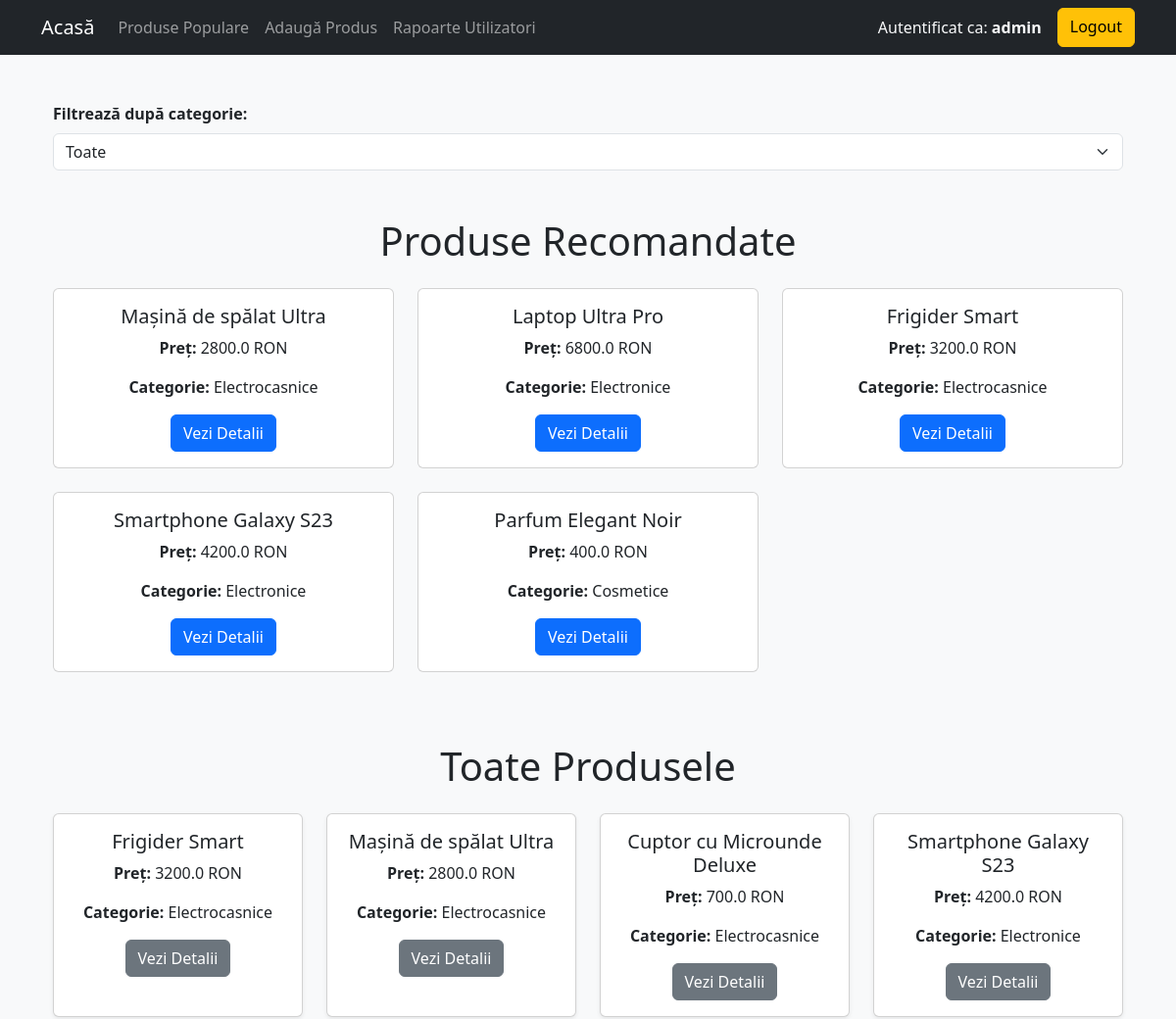
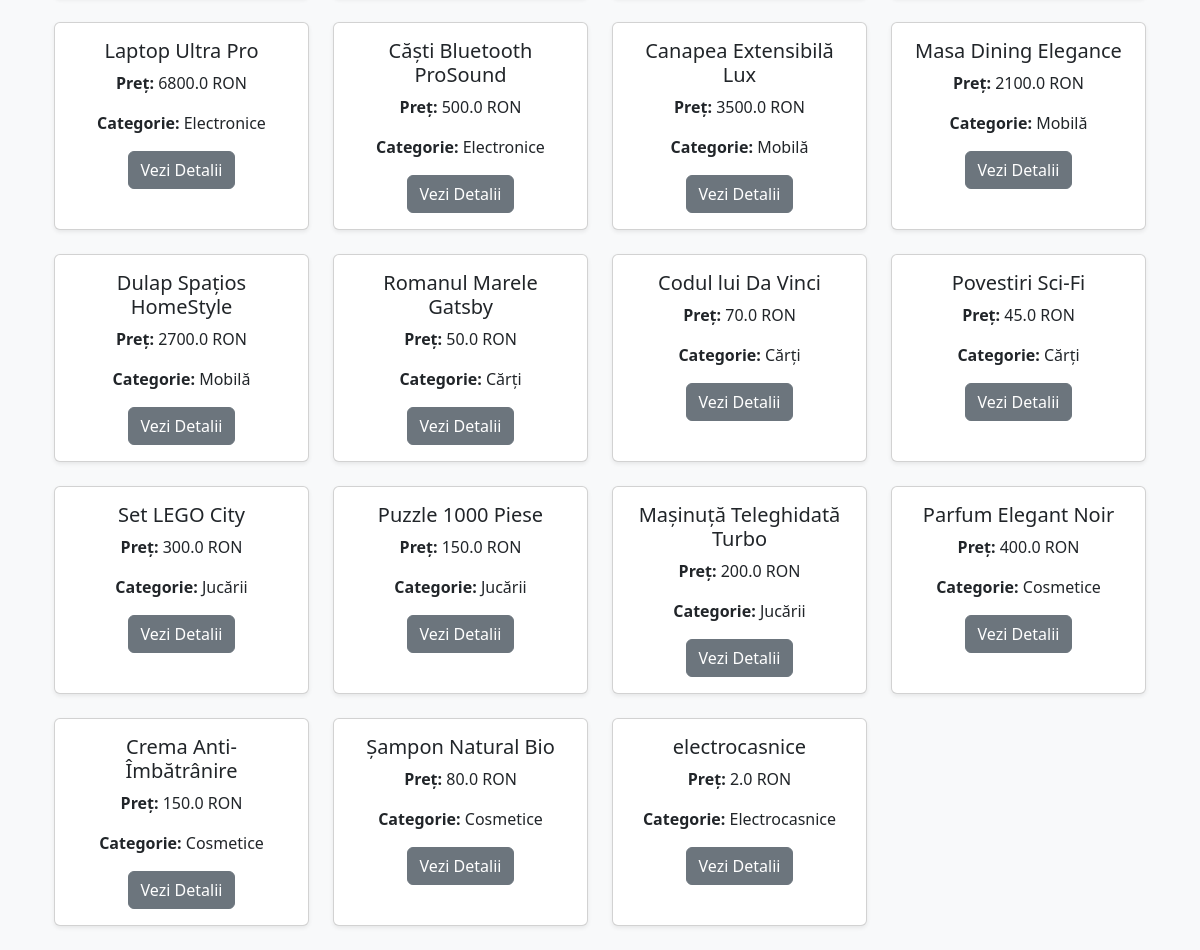
Page / (signed in) on the earlier database version (2 pictures, top to bottom).
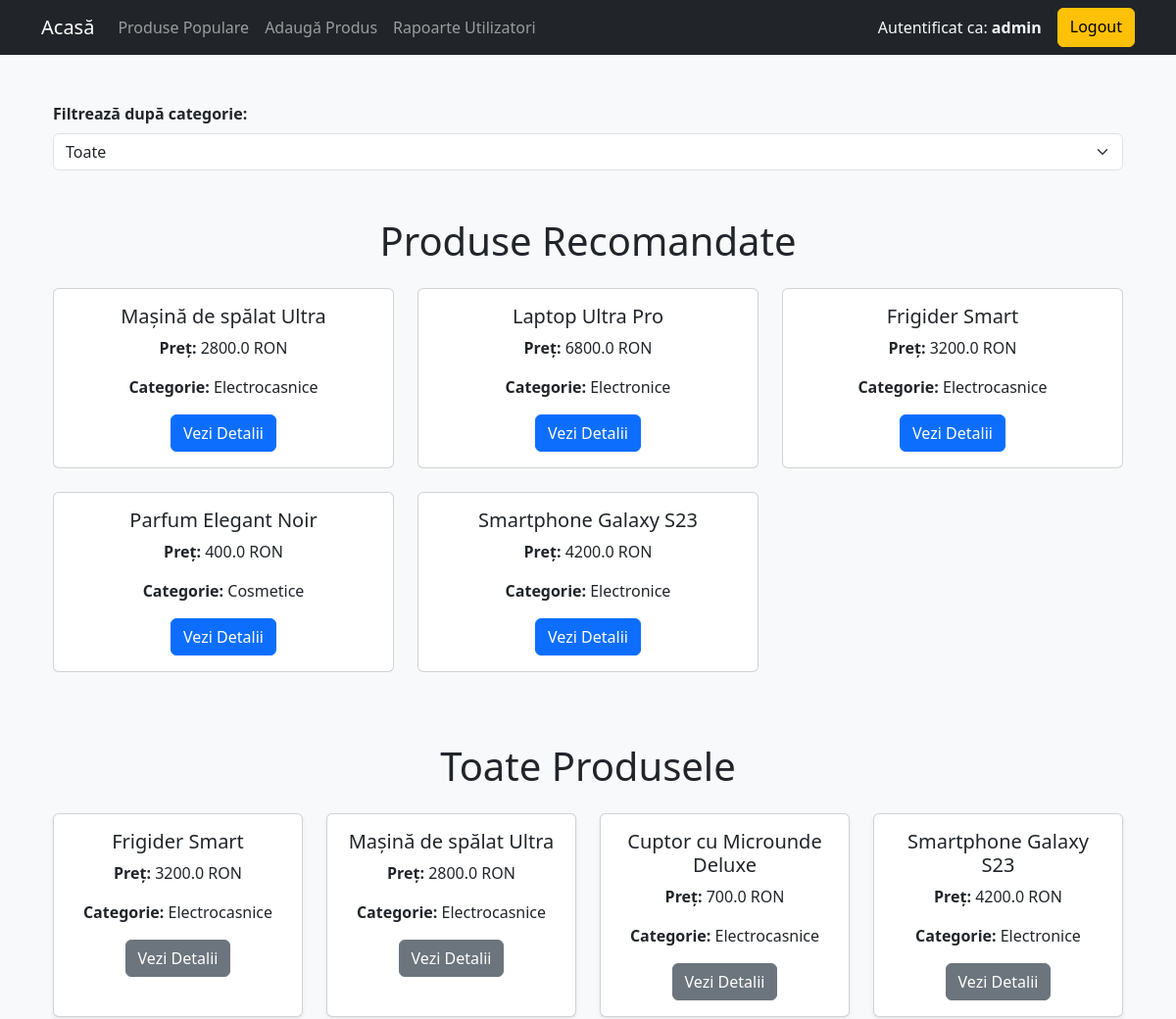
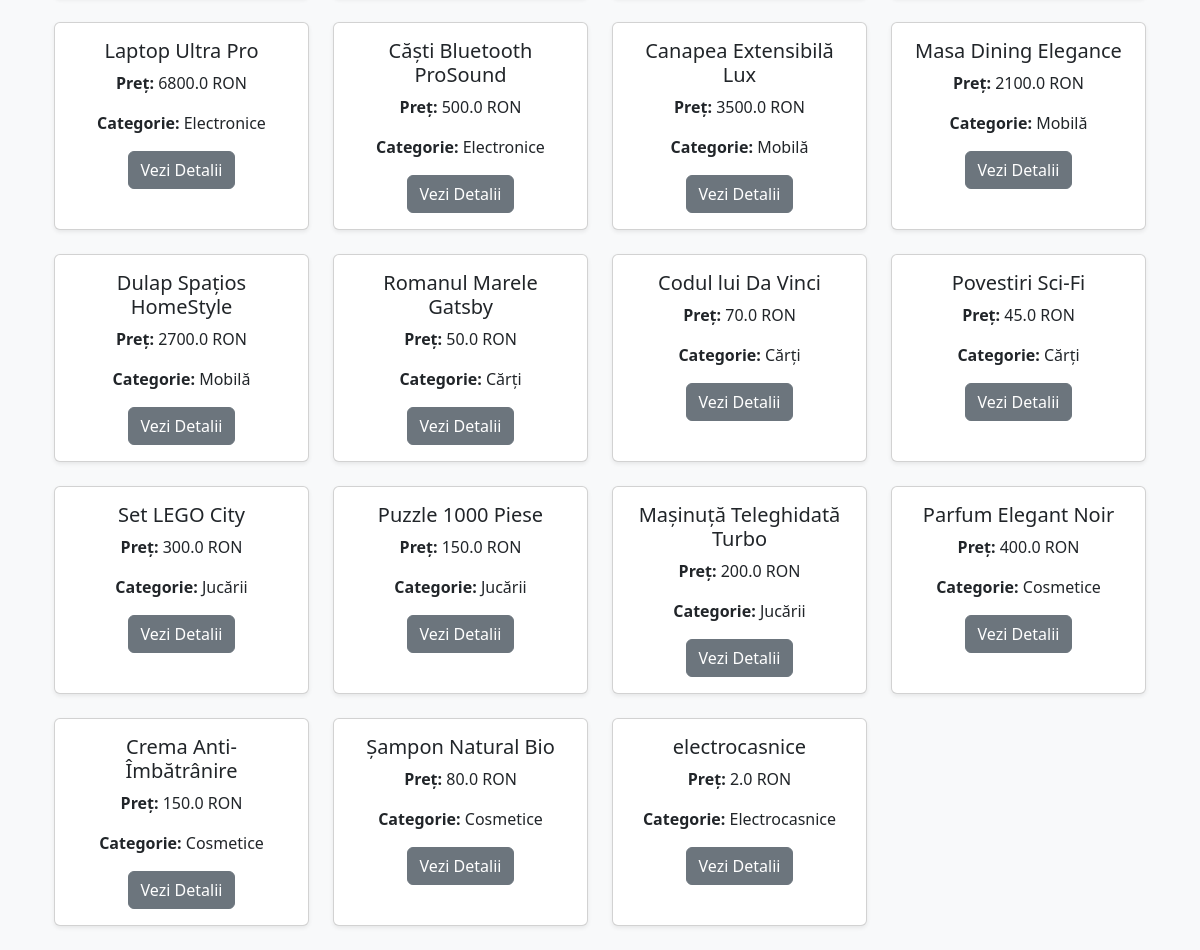
Same page on the later database version (2 pictures, top to bottom).
### models.py (models this page shows, shortened)
class Product(db.Model):
    id = db.Column(db.Integer, primary_key=True)
    name = db.Column(db.String(100))
    category = db.Column(db.String(50))
    price = db.Column(db.Float)
    description = db.Column(db.Text)
    views = db.Column(db.Integer, default=0)
    purchases = db.Column(db.Integer, default=0)

### app.py (the view)
@app.route("/")
@login_required
def home():
    produse = Product.query.all()
    produse_recomandate = get_recommended_products(session.get('user_id'))
    return render_template("index.html", produse=produse, produse_recomandate=produse_recomandate, user_role=session.get('role'))

### app.py (called while the page is built)
def login_required(f):
    @wraps(f)
    def decorated_function(*args, **kwargs):
        if "user_id" not in session:
            flash("Trebuie sa fii autentificat pentru a accesa aceasta pagina.")
            return redirect(url_for("login"))
        return f(*args, **kwargs)
    return decorated_function

### templates/index.html (shortened to what this page needs)
<!DOCTYPE html>
<html lang="ro">
<head>
    <link rel="stylesheet" href="https://cdn.jsdelivr.net/npm/bootstrap@5.3.0/dist/css/bootstrap.min.css">
</head>
<body class="bg-light">
    {% extends 'base.html' %}
{% block content %}
<div class="container mt-5">
    <label for="categoryFilter" class="form-label"><strong>Filtrează după categorie:</strong></label>
    <select class="form-select" id="categoryFilter" onchange="filterProducts()">
        <option value="Toate">Toate</option>
    </select>
</div>
<div class="container mt-5">
    <h1 class="text-center mb-4">Produse Recomandate</h1>
    <div class="row">
        {% for produs in produse_recomandate %}
        <div class="col-md-4 mb-4">
            <div class="card text-center h-100">
                <div class="card-body">
                    <h5 class="card-title">{{ produs.name }}</h5>
                    <p class="card-text"><strong>Preț:</strong> {{ produs.price }} RON</p>
                    <p class="card-text"><strong>Categorie:</strong> {{ produs.category }}</p>
                    <a href="{{ url_for('view_product', product_id=produs.id) }}" class="btn btn-primary">Vezi Detalii</a>
                </div>
            </div>
        </div>
        {% endfor %}
    </div>
</div>
<div class="container mt-5">
    <h1 class="text-center mb-4">Toate Produsele</h1>
    <div class="row">
        {% for produs in produse %}
        <div class="col-md-3 mb-4 product-card" data-category="{{ produs.category }}">
            <div class="card h-100 shadow-sm">
                <div class="card-body text-center">
                    <h5 class="card-title">{{ produs.name }}</h5>
                    <p class="card-text"><strong>Preț:</strong> {{ produs.price }} RON</p>
                    <p class="card-text"><strong>Categorie:</strong> {{ produs.category }}</p>
                    <a href="{{ url_for('view_product', product_id=produs.id) }}" class="btn btn-secondary">Vezi Detalii</a>
                </div>
            </div>
        </div>
        {% endfor %}
    </div>
</div>
{% endblock %}

### templates/base.html (shortened to what this page needs)
<!DOCTYPE html>
<html lang="ro">
<head>
    <link rel="stylesheet" href="https://cdn.jsdelivr.net/npm/bootstrap@5.3.0/dist/css/bootstrap.min.css">
</head>
<body class="bg-light">
<nav class="navbar navbar-expand-lg navbar-dark bg-dark">
    <div class="container">
        <a class="navbar-brand" href="{{ url_for('home') }}">Acasă</a>
        <div class="collapse navbar-collapse" id="navbarNav">
            <ul class="navbar-nav me-auto">
                <li class="nav-item">
                    <a class="nav-link" href="{{ url_for('popular_products') }}">Produse Populare</a>
                </li>
                {% if session['role'] == 'admin' %}
                <li class="nav-item">
                    <a class="nav-link" href="{{ url_for('add_product') }}">Adaugă Produs</a>
                </li>
                <li class="nav-item">
                    <a class="nav-link" href="{{ url_for('user_reports') }}">Rapoarte Utilizatori</a>
                </li>
                {% endif %}
            </ul>
            <div class="d-flex">
                {% if 'user_id' in session %}
                    <span class="navbar-text me-3 text-light">Autentificat ca: <strong>{{ session['role'] }}</strong></span>
                    <a class="btn btn-warning" href="{{ url_for('logout') }}">Logout</a>
                {% else %}
                    <a class="btn btn-primary me-2" href="{{ url_for('login') }}">Login</a>
                    <a class="btn btn-success" href="{{ url_for('register') }}">Register</a>
                {% endif %}
            </div>
        </div>
    </div>
</nav>
<div class="container mt-5">
    {% block content %}
    {% endblock %}
</div>
</body>
</html>

Differences in the rows shown:
changed Product "Parfum Elegant Noir": moves up the list
